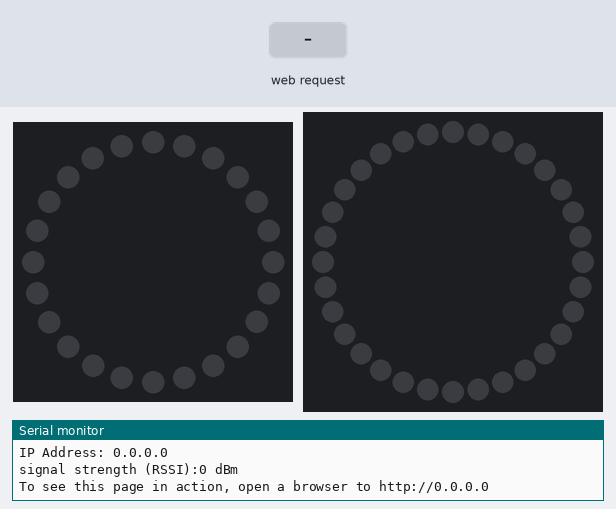
Bench run of a sketch on a simulated Arduino MKR. Parts: 24 RGB LEDs in a ring, first at the top, clockwise, 32 RGB LEDs in a ring, first at the top, clockwise, the last lines printed to the serial monitor. Inputs (shaded band) come from the test bench. Dim RGB values are drawn brighter than linear; random numbers use the default seed unless the sketch sets one.

Above: at 11.2 s.
11.3 s: HTTP request GET /P received
14.8 s: HTTP request GET /R received
At 19.8 s:
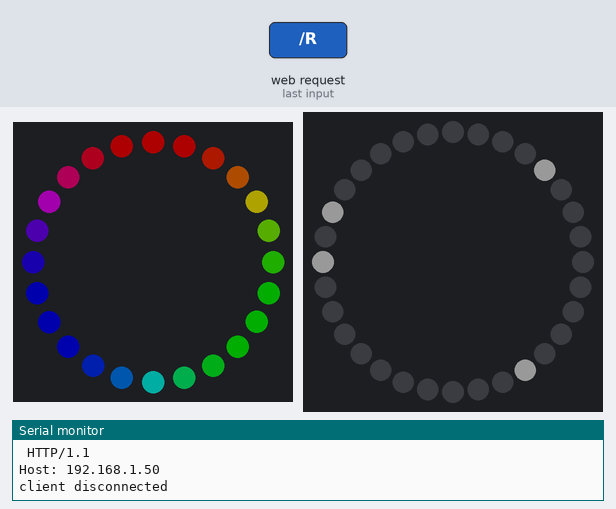
22.0 s: HTTP request GET /P received
29.2 s: HTTP request GET /P received
At 34.6 s:
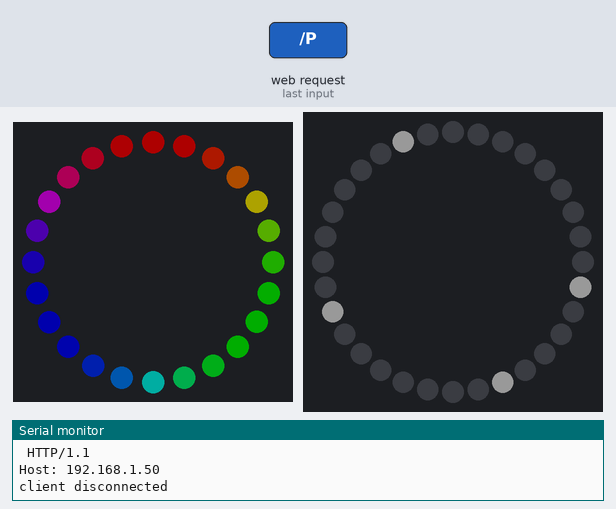
36.4 s: HTTP request GET /P received
Timing chart, 0 to 39.4 s (numbered marks = the images above; inputs shaded):
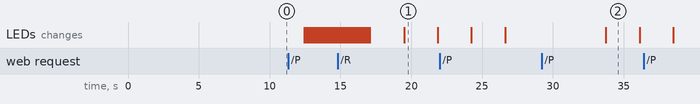

Measured:
- what the display in image 2 shows lasts 2.4 s, from 33.7 s to 36.1 s

The sketch:

neopixel-webserver.ino
```cpp
//HTML
#include "page.h"
//neopixel config
#include <Adafruit_NeoPixel.h>
// Which pin on the Arduino is connected to the NeoPixels?
#define LED_PIN1    A0
#define LED_PIN2    6

// How many NeoPixels are attached to the Arduino?
//The ring
#define LED_COUNT1 24
//The panel
#define LED_COUNT2 32

// Declare our NeoPixel ring objects:
Adafruit_NeoPixel ring(LED_COUNT1, LED_PIN1, NEO_GRB + NEO_KHZ800);
Adafruit_NeoPixel panel(LED_COUNT2, LED_PIN2, NEO_GRB + NEO_KHZ800);
/*
  WiFi Web Server Neopixel control

  A simple web server that lets you blink an LED via the web.
  This sketch will create a new access point (with no password).
  It will then launch a new server and print out the IP address
  to the Serial monitor.
  If the IP address of your shield is yourAddress:
    http://yourAddress/H turns the LED on
    http://yourAddress/L turns it off


 */

#include <SPI.h>
#include <WiFi101.h>
#include "arduino_secrets.h"
///////please enter your sensitive data in the Secret tab/arduino_secrets.h
char ssid[] = SECRET_SSID;        // your network SSID (name)
char pass[] = SECRET_PASS;    // your network password (use for WPA, or use as key for WEP)
int keyIndex = 0;                // your network key Index number (needed only for WEP)

int led =  LED_BUILTIN;
int status = WL_IDLE_STATUS;
WiFiServer server(80);

void setup() {
  ring.begin();           // INITIALIZE NeoPixel strip object (REQUIRED)
  panel.begin();
  ring.show();            // Turn OFF all pixels ASAP
  panel.show();
  ring.setBrightness(50); // Set BRIGHTNESS to about 1/5 (max = 255)
  panel.setBrightness(50);

  WiFi.setPins(8,7,4,2);
  //Initialize serial and wait for port to open:
  Serial.begin(9600);

  Serial.println("Access Point Web Server");

  // check for the presence of the shield:
  if (WiFi.status() == WL_NO_SHIELD) {
    Serial.println("WiFi shield not present");
    // don't continue
    while (true);
  }

  // by default the local IP address of will be 192.168.1.1
  // you can override it with the following:
  // WiFi.config(IPAddress(10, 0, 0, 1));

  // print the network name (SSID);
  Serial.print("Creating access point named: ");
  Serial.println(ssid);

  // Create open network. Change this line if you want to create an WEP network:
  status = WiFi.beginAP(ssid);
  if (status != WL_AP_LISTENING) {
    Serial.println("Creating access point failed");
    // don't continue
    while (true);
  }

  // wait 10 seconds for connection:
  delay(10000);

  // start the web server on port 80
  server.begin();

  // you're connected now, so print out the status
  printWiFiStatus();
}
//globals
bool panelMode = false;
bool ringMode = false;
long lastRingUpdate = 0L;
long lastPanelUpdate = 0L;
#define PANELRATE 100
#define RINGRATE 100
void loop() {
  rainbow();

  // compare the previous status to the current status
  if (status != WiFi.status()) {
    // it has changed update the variable
    status = WiFi.status();

    if (status == WL_AP_CONNECTED) {
      byte remoteMac[6];

      // a device has connected to the AP
      Serial.print("Device connected to AP, MAC address: ");
      WiFi.APClientMacAddress(remoteMac);
      printMacAddress(remoteMac);
    } else {
      // a device has disconnected from the AP, and we are back in listening mode
      Serial.println("Device disconnected from AP");
    }
  }

  WiFiClient client = server.available();   // listen for incoming clients

  if (client) {                             // if you get a client,
    Serial.println("new client");           // print a message out the serial port
    String currentLine = "";                // make a String to hold incoming data from the client
    while (client.connected()) {            // loop while the client's connected
      if (client.available()) {             // if there's bytes to read from the client,
        char c = client.read();             // read a byte, then
        Serial.write(c);                    // print it out the serial monitor
        if (c == '\n') {                    // if the byte is a newline character

          // if the current line is blank, you got two newline characters in a row.
          // that's the end of the client HTTP request, so send a response:
          if (currentLine.length() == 0) {
            // HTTP headers always start with a response code (e.g. HTTP/1.1 200 OK)
            // and a content-type so the client knows what's coming, then a blank line:
            client.println("HTTP/1.1 200 OK");
            client.println("Content-type:text/html");
            client.println();

            // the content of the HTTP response follows the header:
            client.print(page);

            // The HTTP response ends with another blank line:
            client.println();
            // break out of the while loop:
            break;
          }
          else {      // if you got a newline, then clear currentLine:
            currentLine = "";
          }
        }
        else if (c != '\r') {    // if you got anything else but a carriage return character,
          currentLine += c;      // add it to the end of the currentLine
        }

        // Check to see if the client request was "GET /P" or "GET /R":
        if (currentLine.endsWith("GET /P")) {
          panelMode = !panelMode;    // GET /P toggles the panel
          Serial.print("Panel toggle: ");Serial.println(panelMode);
        }
        if (currentLine.endsWith("GET /R")) {
          Serial.print("Ring toggle: ");Serial.println(ringMode);
          ringMode = !ringMode;     // GET /R toggles the ring
        }
      }
    }
    // close the connection:
    client.stop();
    Serial.println("client disconnected");
  }
}

void printWiFiStatus() {
  // print the SSID of the network you're attached to:
  Serial.print("SSID: ");
  Serial.println(WiFi.SSID());

  // print your WiFi shield's IP address:
  IPAddress ip = WiFi.localIP();
  Serial.print("IP Address: ");
  Serial.println(ip);

  // print the received signal strength:
  long rssi = WiFi.RSSI();
  Serial.print("signal strength (RSSI):");
  Serial.print(rssi);
  Serial.println(" dBm");
  // print where to go in a browser:
  Serial.print("To see this page in action, open a browser to http://");
  Serial.println(ip);

}

void printMacAddress(byte mac[]) {
  for (int i = 5; i >= 0; i--) {
    if (mac[i] < 16) {
      Serial.print("0");
    }
    Serial.print(mac[i], HEX);
    if (i > 0) {
      Serial.print(":");
    }
  }
  Serial.println();
}

// Rainbow cycle along whole ring.
void rainbow() {
  // Hue of first pixel runs 5 complete loops through the color wheel.
  // Color wheel has a range of 65536 but it's OK if we roll over, so
  // just count from 0 to 5*65536. Adding 256 to firstPixelHue each time
  // means we'll make 5*65536/256 = 1280 passes through this outer loop:
  for(long firstPixelHue = 0; firstPixelHue < 5*65536; firstPixelHue += 256) {
    for(int i=0; i<ring.numPixels(); i++) { // For each pixel in ring...
      // Offset pixel hue by an amount to make one full revolution of the
      // color wheel (range of 65536) along the length of the strip
      // (ring.numPixels() steps):
      int pixelHue = firstPixelHue + (i * 65536L / ring.numPixels());
      // ring.ColorHSV() can take 1 or 3 arguments: a hue (0 to 65535) or
      // optionally add saturation and value (brightness) (each 0 to 255).
      // Here we're using just the single-argument hue variant. The result
      // is passed through ring.gamma32() to provide 'truer' colors
      // before assigning to each pixel:
      ring.setPixelColor(i, ring.gamma32(ring.ColorHSV(pixelHue)));
      if (millis()-lastPanelUpdate > PANELRATE){
        lastPanelUpdate = millis();
        if (panelMode){
          for (int p =0; p < 4; p++)
            panel.setPixelColor(random(0,32),panel.Color(127,127,127));
        }
        panel.show();
        panel.clear();
      }

    }
    if (!ringMode)
      ring.clear();
    ring.show(); // Update strip with new contents
  }
}
```

arduino_secrets.h
```cpp
#define SECRET_SSID ""
#define SECRET_PASS ""
```

page.h
```cpp
char page[] = "<!DOCTYPE html>\n\
<html>\n\
<head>\n\
<style>\n\
.button {\n\
  border-radius: 8px;\n\
  border: none;\n\
  color: white;\n\
  padding: 1em;\n\
  text-align: center;\n\
  text-decoration: none;\n\
  display: inline-block;\n\
  font-size: 4em;\n\
  margin: 4px 2px;\n\
  cursor: pointer;\n\
}\n\
.green-button {\n\
  background-color: #4CAF50;\n\
}\n\
.red-button {\n\
  background-color: #F44336;\n\
}\n\
</style>\n\
</head>\n\
<body>\n\
<a href=\"/P\" class=\"button green-button\">Toggle Panel</a>\n\
<a href=\"/R\" class=\"button red-button\">Toggle Ring</a>\n\
</body>\n\
</html>\n";
```
